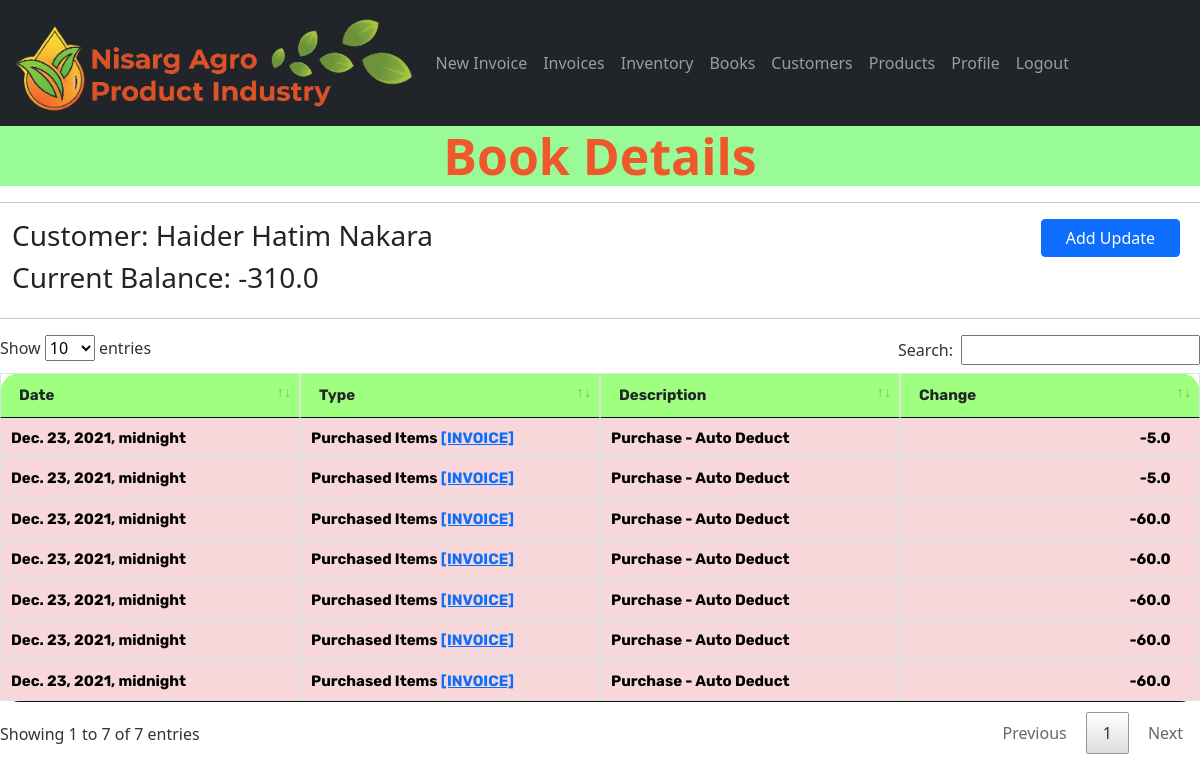
Screenshot of /books/2 (signed in) with the database file from the repository.
### gstbillingapp/models.py (models this page shows, shortened)
class Book(models.Model):
    user = models.ForeignKey(
        User, null=True, blank=True, on_delete=models.SET_NULL)
    customer = models.ForeignKey(
        Customer, null=True, blank=True, on_delete=models.SET_NULL)
    current_balance = models.FloatField(default=0)
    last_log = models.ForeignKey(
        'BookLog', null=True, blank=True, default=None, on_delete=models.SET_NULL)

class Customer(models.Model):
    user = models.ForeignKey(
        User, null=True, blank=True, on_delete=models.SET_NULL)
    customer_name = models.CharField(max_length=200)
    customer_address = models.TextField(max_length=600, blank=True, null=True)
    customer_phone = models.CharField(max_length=14, blank=True, null=True)
    customer_gst = models.CharField(max_length=15, blank=True, null=True)

class BookLog(models.Model):
    parent_book = models.ForeignKey(
        Book, null=True, blank=True, on_delete=models.CASCADE)
    date = models.DateTimeField(default=datetime.now, blank=True, null=True)
    last_modified = models.DateTimeField(auto_now=True)
    CHANGE_TYPES = [
        (0, 'Paid'),
        (1, 'Purchased Items'),
        (2, 'Sold Items'),
        (4, 'Other'),
    ]
    change_type = models.IntegerField(choices=CHANGE_TYPES, default=0)
    change = models.FloatField(default=0.0)
    associated_invoice = models.ForeignKey(
        Invoice, blank=True, null=True, default=None, on_delete=models.SET_NULL)
    description = models.TextField(max_length=600, blank=True, null=True)

### gstbillingapp/views.py (the view)
# urls.py: path('books/<int:book_id>', views.book_logs, name='book_logs'),
@login_required
def book_logs(request, book_id):
    context = {}
    book = get_object_or_404(Book, id=book_id, user=request.user)
    book_logs = BookLog.objects.filter(parent_book=book).order_by('-id')
    context['book'] = book
    context['book_logs'] = book_logs
    return render(request, 'gstbillingapp/book_logs.html', context)

### gstbillingapp/templates/gstbillingapp/book_logs.html (shortened to what this page needs)
{% extends "gstbillingapp/base.html" %}
{% load static %}
{% block content %}
<h2 style="text-align: center; color: #ef582a; background-color: palegreen; font-size: 50px;"><strong>
	Book Details
</strong></h2>
<hr>
<div class="row">
	<div class="col px-4">
		<h3 >Customer: {{book.customer.customer_name}}</h3>
		<h3>Current Balance: {{book.current_balance}}</h3>
	</div>
	<div class="col">
		<a href="{% url 'book_logs_add' book.id %}" id="add_customer_btn"><button type="button" class="btn btn-primary px-4" style="margin-right: 20px;">Add Update</button></a>
	</div>
</div>
<hr>
<table class="table table-hover table-invoice font-weight-bold " style="background: #9fff7f; font-family: Rubik, sans-serif; font-size: 15px; border-radius: 20px;"id="inventory-logs-table">
	<thead>
		<tr>
			<th>Date</th>
			<th>Type</th>
			<th>Description</th>
			<th>Change</th>
		</tr>
	</thead>
	<tbody class="two-col-form">
		{% for item in book_logs %}
		<tr class="{% if item.change < 0 %}table-danger{% else %}table-success{%endif%}">
			<td>{{item.date}}</td>
			<td>{{item.get_change_type_display}} {% if item.associated_invoice %}<a href="{% url 'invoice_viewer' item.associated_invoice.id %}">[INVOICE]</a>{% endif %}</td>
			<td>{{item.description}}</td>
			<td class="text-right">{{item.change}} &emsp; {{inventory.product.product_unit}}</td>
		{% endfor %}
	</tbody>
</table>
{% endblock %}

### static/gstbillingapp/main.css (style rules this page uses)
.two-col-form td, .two-col-form th { width: 25%; }
.table-invoice td, .table-invoice th { border: solid #dee2e6 1px; }
.table-invoice td, .table-invoice th { padding: .25rem; }
#add_customer_btn, #add_product_btn { float: right; }

### rows the page displays
Book: customer.customer_name "Haider Hatim Nakara", current_balance "-310.0"
BookLog: date "Dec. 23, 2021, midnight", change_type "Purchased Items", shows "[INVOICE]", description "Purchase - Auto Deduct", change "-5.0"
BookLog: date "Dec. 23, 2021, midnight", change_type "Purchased Items", shows "[INVOICE]", description "Purchase - Auto Deduct", change "-5.0"
BookLog: date "Dec. 23, 2021, midnight", change_type "Purchased Items", shows "[INVOICE]", description "Purchase - Auto Deduct", change "-60.0"
BookLog: date "Dec. 23, 2021, midnight", change_type "Purchased Items", shows "[INVOICE]", description "Purchase - Auto Deduct", change "-60.0"
BookLog: date "Dec. 23, 2021, midnight", change_type "Purchased Items", shows "[INVOICE]", description "Purchase - Auto Deduct", change "-60.0"
BookLog: date "Dec. 23, 2021, midnight", change_type "Purchased Items", shows "[INVOICE]", description "Purchase - Auto Deduct", change "-60.0"
BookLog: date "Dec. 23, 2021, midnight", change_type "Purchased Items", shows "[INVOICE]", description "Purchase - Auto Deduct", change "-60.0"
